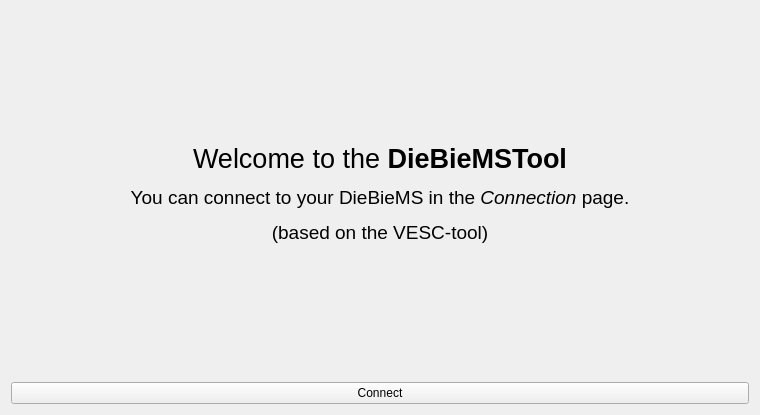
<?xml version="1.0" encoding="UTF-8"?>
<ui version="4.0">
 <class>PageWelcome</class>
 <widget class="QWidget" name="PageWelcome">
  <property name="geometry">
   <rect>
    <x>0</x>
    <y>0</y>
    <width>760</width>
    <height>415</height>
   </rect>
  </property>
  <property name="windowTitle">
   <string>Form</string>
  </property>
  <layout class="QVBoxLayout" name="verticalLayout">
   <item>
    <widget class="ImageWidget" name="bgWidget" native="true">
     <layout class="QVBoxLayout" name="verticalLayout_2" stretch="1">
      <property name="leftMargin">
       <number>30</number>
      </property>
      <property name="topMargin">
       <number>30</number>
      </property>
      <property name="rightMargin">
       <number>30</number>
      </property>
      <property name="bottomMargin">
       <number>30</number>
      </property>
      <item>
       <widget class="QLabel" name="label">
        <property name="text">
         <string>&lt;html&gt;&lt;head/&gt;&lt;body&gt;&lt;p align=&quot;center&quot;&gt;&lt;span style=&quot; font-size:20pt;&quot;&gt;Welcome to the &lt;/span&gt;&lt;span style=&quot; font-size:20pt; font-weight:600;&quot;&gt;DieBieMSTool&lt;/span&gt;&lt;/p&gt;&lt;p align=&quot;center&quot;&gt;&lt;span style=&quot; font-size:14pt;&quot;&gt;You can connect to your DieBieMS in the &lt;/span&gt;&lt;span style=&quot; font-size:14pt; font-style:italic;&quot;&gt;Connection&lt;/span&gt;&lt;span style=&quot; font-size:14pt;&quot;&gt; page.&lt;/span&gt;&lt;/p&gt;&lt;p align=&quot;center&quot;&gt;&lt;span style=&quot; font-size:14pt;&quot;&gt;(based on the VESC-tool)&lt;/span&gt;&lt;/p&gt;&lt;/body&gt;&lt;/html&gt;</string>
        </property>
        <property name="wordWrap">
         <bool>true</bool>
        </property>
       </widget>
      </item>
     </layout>
    </widget>
   </item>
   <item>
    <layout class="QHBoxLayout" name="horizontalLayout">
     <property name="spacing">
      <number>3</number>
     </property>
     <item>
      <widget class="QPushButton" name="autoConnectButton">
       <property name="toolTip">
        <string>Automatically connect using the USB connection.</string>
       </property>
       <property name="text">
        <string>Connect</string>
       </property>
       <property name="icon">
        <iconset resource="../res.qrc">
         <normaloff>:/res/icons/Connected-96.png</normaloff>:/res/icons/Connected-96.png</iconset>
       </property>
       <property name="iconSize">
        <size>
         <width>45</width>
         <height>45</height>
        </size>
       </property>
      </widget>
     </item>
    </layout>
   </item>
  </layout>
 </widget>
 <customwidgets>
  <customwidget>
   <class>ImageWidget</class>
   <extends>QWidget</extends>
   <header>widgets/imagewidget.h</header>
   <container>1</container>
  </customwidget>
 </customwidgets>
 <resources>
  <include location="../res.qrc"/>
 </resources>
 <connections/>
</ui>
